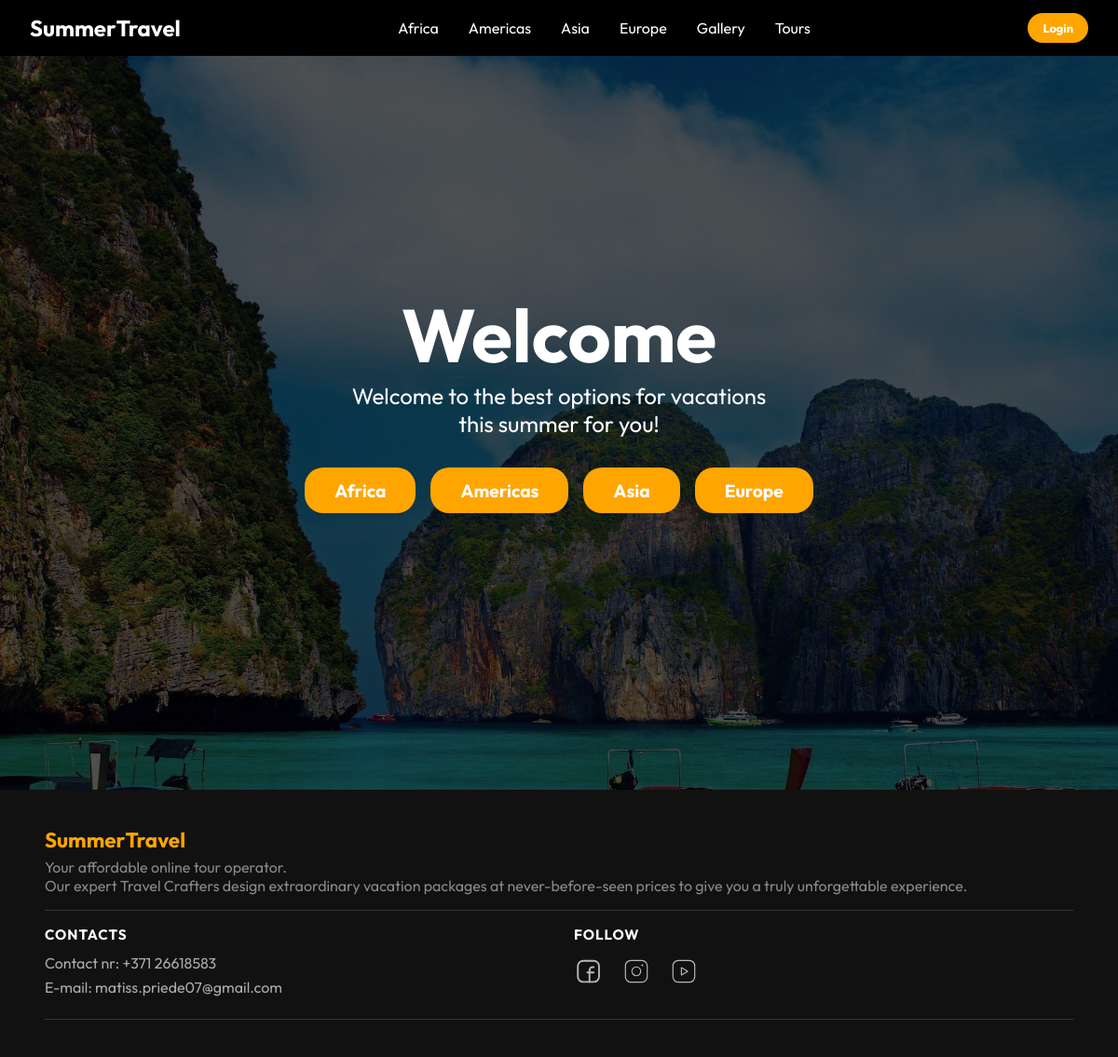
The page / on the database its author committed.
### tables this page shows
CREATE TABLE continents (
    id INTEGER PRIMARY KEY AUTOINCREMENT,
    name TEXT NOT NULL,
    description TEXT,
    hero_image TEXT,
    accent_color TEXT
);

### app.py (the view)
@app.route('/')
def index():
    db = get_db()
    continents = db.execute('SELECT * FROM continents').fetchall()
    db.close()
    return render_template('index.html', continents=continents)

### app.py (called while the page is built)
def get_db():
    conn = sqlite3.connect(DB)
    conn.row_factory = sqlite3.Row
    return conn

### templates/index.html (shortened to what this page needs)
{% extends "base.html" %}
{% block content %}
<section class="galvenais">
    <h1>Welcome</h1>
    <p>Welcome to the best options for vacations <br> this summer for you!</p>
    <div class="hero_btns">
        {% for c in continents %}
        <a href="{{ url_for('continent', continent_id=c['id']) }}" class="action_btn">{{ c['name'] }}</a>
        {% endfor %}
    </div>
</section>
{% endblock %}

### static/css/style.css (style rules this page uses)
* { margin: 0; padding: 0; box-sizing: border-box; font-family: "Outfit", sans-serif; }
body { background-image: url("../images/backgroung.jpg"); background-attachment: fixed; height: 100%; background-position: center; background-repeat: no-repeat; background-size: cover; }
body { display: flex; flex-direction: column; min-height: 100vh; }
a { text-decoration: none; color: #fff; font-size: 1rem; }
.action_btn { background-color: orange; color: #fff; padding: 0.5rem 1rem; border: none; outline: none; border-radius: 20px; font-size: 0.8rem; font-weight: bold; cursor: pointer; transition: scale 0.2 ease; }
section.galvenais { height: calc(100vh - 60px); display: flex; flex-direction: column; align-items: center; justify-content: center; text-align: center; color: #fff; }
.galvenais h1 { font-size: 5rem; }
.galvenais p { font-size: 1.5rem; }
.hero_btns .action_btn { font-size: 1.2rem; padding: 0.8rem 2rem; }
.hero_btns { display: flex; gap: 1rem; margin-top: 2rem; flex-wrap: wrap; justify-content: center; }

### rows shown on the page
continents: name "Africa"
continents: name "Americas"
continents: name "Asia"
continents: name "Europe"
